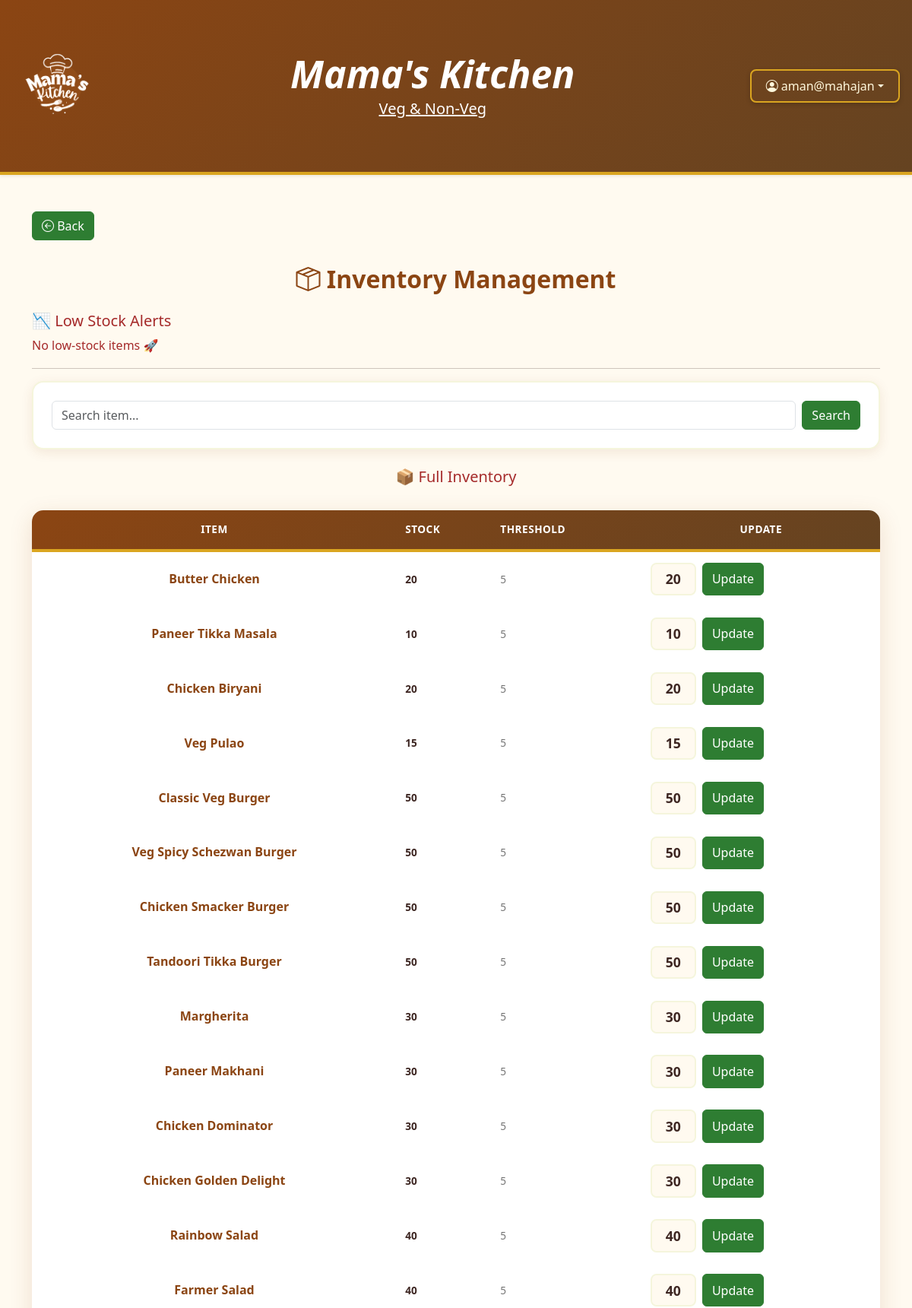
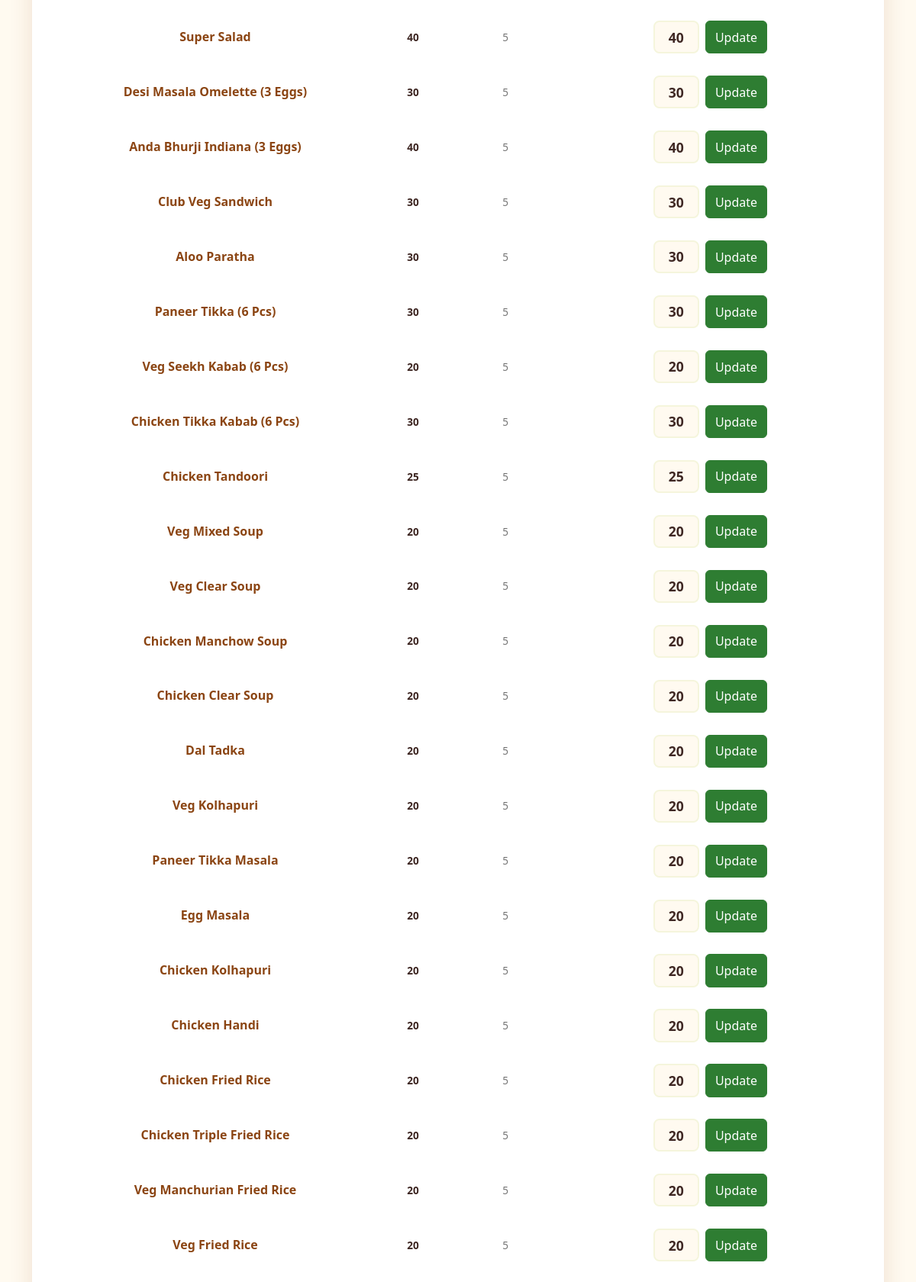
/manager/inventory/ (signed in, upper part), run on the app's committed database (2 pictures, top to bottom).
### common/models.py (models this page shows, shortened)
class MenuItem(models.Model):
    CATEGORY_CHOICES = (
        ('Veg', 'Vegetarian'),
        ('Non-Veg', 'Non-Vegetarian'),
    )
    MEAL_TYPE_CHOICES = (
        ('burgers', 'Burgers'),
        ('pizzas', 'Pizzas'),
        ('salads', 'Salads'),
        ('breakfast', 'Breakfast'),
        ('starter', 'Starter'),
        ('soup', 'Soup'),
        ('main_course', 'Main Course'),
        ('rice', 'Rice'),
        ('noodles', 'Noodles'),
        ('dessert', 'Dessert'),
        ('juices', 'Juices'),
        ('beverage', 'Beverage'),
    )
    name = models.CharField(max_length=100)
    description = models.TextField(blank=True)
    price = models.DecimalField(max_digits=6, decimal_places=2)
    is_available = models.BooleanField(default=True)
    category = models.CharField(max_length=100, choices=CATEGORY_CHOICES,default="Veg")
    stock_quantity = models.IntegerField(default=0)
    low_stock_threshold = models.IntegerField(default=5)
    meal_type = models.CharField(max_length=50, choices=MEAL_TYPE_CHOICES, default='main_course')

### manager/views.py (the view)
# urls.py: path('inventory/', views.inventory_dashboard, name='inventory_dashboard'),
@login_required
def inventory_dashboard(request):
    query = request.GET.get('q', '')
    items = MenuItem.objects.all()
    if query:
        items = items.filter(name__icontains=query)
    low_stock_items = items.filter(stock_quantity__lte=models.F('low_stock_threshold'))
    return render(request, 'manager/inventory.html', {
        'items': items,
        'low_stock_items': low_stock_items,
        'query':query
    })

### templates/manager/inventory.html (shortened to what this page needs)
{% extends 'base.html' %}
{% block content %}
<div class="container mt-5">
  <a href="{% url 'manager_dashboard' %}" class="btn btn-success"><i class="bi bi-arrow-left-circle"></i> Back </a>
  <div class="text-center">
  <h3><i class="bi bi-box-seam"></i> Inventory Management</h3>
  </div>
  <h5 class="mt-4" style="color: brown;">📉 Low Stock Alerts</h5>
  {% if low_stock_items %}
  <ul class="list-group">
    {% for item in low_stock_items %}
    <li class="list-group-item d-flex justify-content-between">
      {{ item.name|title }}
      <span class="badge bg-danger">{{ item.stock_quantity }} left</span>
    </li>
    {% endfor %}
  </ul>
  {% else %}
  <p style="color: brown;">No low-stock items 🚀</p>
  {% endif %}
  <hr>
  <form method="get" class="mb-3 d-flex" role="search">
    <input type="text" name="q" placeholder="Search item..." value="{{ query }}" class="form-control me-2" />
    <button type="submit" class="btn btn-success">Search</button>
  </form>
  <h5 class="mt-4 mb-3 text-center" style="color: brown;">📦 Full Inventory</h5>
  <table class="admin-table">
    <thead>
      <tr>
        <th>Item</th>
        <th>Stock</th>
        <th>Threshold</th>
        <th>Update</th>
      </tr>
    </thead>
    <tbody>
      {% for item in items %}
      <tr>
        <td>{{ item.name|title }}</td>
        <td>{{ item.stock_quantity }}</td>
        <td>{{ item.low_stock_threshold }}</td>
        <td>
          <form method="post" action="{% url 'update_stock' item.id %}" class="d-flex">
            <input type="number" name="stock_quantity" class="form-control me-2" value="{{ item.stock_quantity }}">
            <button class="btn btn-success">Update</button>
          </form>
        </td>
      </tr>
      {% endfor %}
    </tbody>
  </table>
</div>
{% endblock %}

### templates/base.html (shortened to what this page needs)
{% load static %}
<!DOCTYPE html>
<html lang="en">
<head>
    <link href="https://cdn.jsdelivr.net/npm/bootstrap@5.3.8/dist/css/bootstrap.min.css" rel="stylesheet"
>
    <link rel="stylesheet" href="https://cdn.jsdelivr.net/npm/bootstrap-icons@1.13.1/font/bootstrap-icons.min.css">
    <link rel="stylesheet" href="{% static 'css/base.css' %}">
</head>
<body>
    <nav class="navbar navbar-expand-lg shadow-sm">
        <div class="container-fluid d-flex justify-content-between align-items-center">
            <div class="d-flex align-items-center">
                {% if user.is_authenticated %}
                <a class="navbar-brand" href="{% url 'login' %}">
                    <img src="{% static 'images/output-onlinepngtools.png' %}" alt="Logo" width="120">
                </a>
                {% else %}
                <img src="{% static 'images/output-onlinepngtools.png' %}" alt="Logo" width="120">
                <!-- <a class="navbar-brand" href="{% url 'customer_register' %}">
            </a> -->
                {% endif %}
            </div>
            <div class="text-center flex-grow-1">
                <h5 class="mb-0 fw-bold" style="color: white; font-size: 50px; font-style: italic;">Mama's Kitchen</h5>
                <small class="text-white" style="font-size: 20px;"><u>Veg & Non-Veg</u></small>
            </div>
            <div class="d-flex align-items-center">
                <div class="collapse navbar-collapse justify-content-end" id="mainNavbar">
                    {% if user.is_authenticated %}
                    <div class="dropdown">
                        <button class="btn dropdown-toggle d-flex align-items-center" type="button" id="userDropdown"
                            data-bs-toggle="dropdown" aria-expanded="false">
                            <i class="bi bi-person-circle me-1"></i> {{ user.username }}
                        </button>
                    </div>
                    {% else %}
                    <div class="register d-flex">
                        <a href="{% url 'login' %}" class="btn">
                            <i class="bi bi-box-arrow-in-right"></i> Staff Login
                        </a>
                    </div>
                    {% endif %}
                </div>
            </div>
        </div>
    </nav>
    {% block content %}
    {% endblock content %}
</body>
</html>

### static/css/base.css (style rules this page uses)
:root { --primary-color: #8B4513; --primary-dark: #654321; --primary-light: #A0522D; --secondary-color: #2E7D32; --secondary-light: #388E3C; --secondary-dark: #1B5E20; --accent-cream: #FFF8DC; --accent-gold: #DAA520; --accent-coral: #FF7F50; --white: #FFFFFF; --light-cream: #FFFAF0; --beige: #F5F5DC; --medium-grey: #8B8680; --dark-grey: #4A4A4A; --text-dark: #3E2723; --text-muted: #757575; --success: #4CAF50; --warning: #FFA726; --danger: #EF5350; --info: #42A5F5; }
* { margin: 0; padding: 0; box-sizing: border-box; }
body { font-family: 'Segoe UI', Tahoma, Geneva, Verdana, sans-serif; background-color: var(--light-cream); color: var(--text-dark); line-height: 1.6; }
.navbar { background: linear-gradient(135deg, var(--primary-color) 0%, var(--primary-dark) 100%); padding: 1rem 0; border-bottom: 4px solid var(--accent-gold); box-shadow: 0 2px 10px rgba(0, 0, 0, 0.1); }
.navbar-brand img { transition: transform 0.3s ease; filter: brightness(1.1); }
.navbar .btn { background-color: var(--secondary-color); color: var(--white); border: none; padding: 0.5rem 1.2rem; border-radius: 8px; font-weight: 600; transition: all 0.3s ease; box-shadow: 0 2px 6px rgba(0, 0, 0, 0.2); }
.navbar .dropdown-toggle { background-color: transparent; color: var(--accent-cream); border: 2px solid var(--accent-gold); font-weight: 500; }
.btn-success { background-color: var(--secondary-color); border-color: var(--secondary-color); }
.container-fluid { padding: 2rem 1rem; animation: fadeIn 0.6s ease-in; }
input[type="number"].form-control { width: 60px; text-align: center; font-weight: 700; font-size: 1.1rem; border: 2px solid var(--beige); background-color: var(--light-cream); color: var(--text-dark); border-radius: 8px; padding: 0.4rem; cursor: default; }
input[type="number"] { -moz-appearance: textfield; }
.text-center h3 { color: var(--primary-color); font-weight: 700; font-size: 2rem; margin: 2rem 0 1rem; }
.text-center h5 { color: var(--text-dark); font-weight: 600; margin-bottom: 2rem; }
form.mb-3 { background-color: var(--white); padding: 1.5rem; border-radius: 15px; box-shadow: 0 4px 15px rgba(139, 69, 19, 0.1); border: 2px solid var(--beige); margin-bottom: 2rem; transition: all 0.3s ease; }
.admin-table { width: 100%; margin: 2rem 0; border-collapse: separate; border-spacing: 0; background-color: var(--white); border-radius: 15px; overflow: hidden; box-shadow: 0 8px 30px rgba(139, 69, 19, 0.15); }
.admin-table thead { background: linear-gradient(135deg, var(--primary-color) 0%, var(--primary-dark) 100%); color: var(--white); position: sticky; top: 0; z-index: 10; }
.admin-table thead tr th { padding: 1.2rem 1rem; font-weight: 700; text-transform: uppercase; letter-spacing: 0.5px; font-size: 0.9rem; border-bottom: 4px solid var(--accent-gold); text-align: center; white-space: nowrap; }
.admin-table thead tr th:first-child { text-align: center; }
.admin-table thead tr th:nth-child(2), .admin-table thead tr th:nth-child(3) { text-align: left; }
.admin-table tbody tr { transition: all 0.3s ease; border-bottom: 1px solid var(--beige); }
.admin-table tbody td { padding: 0.5rem 0.5rem; vertical-align: middle; color: var(--text-dark); font-size: 0.95rem; }
.admin-table tbody td:first-child { font-weight: 700; color: var(--primary-color); text-align: center; font-size: 1rem; }
.admin-table tbody td:nth-child(2) { font-weight: 600; color: var(--text-dark); }
.admin-table tbody td:nth-child(3) { color: var(--text-muted); max-width: 400px; overflow: hidden; text-overflow: ellipsis; white-space: nowrap; }
.admin-table tbody td:nth-child(4) { font-weight: 700; color: var(--secondary-color); font-size: 1rem; }
.admin-table tbody td:last-child { text-align: center; white-space: nowrap; }
@media (max-width: 1200px) { .admin-table { font-size: 0.9rem; } }
@media (max-width: 1200px) { .admin-table thead tr th, .admin-table tbody td { padding: 0.9rem 0.7rem; font-size: 0.85rem; } }
.admin-table tbody tr { animation: slideIn 0.4s ease-out backwards; }
.admin-table tbody tr:nth-child(1) { animation-delay: 0.05s; }
.admin-table tbody tr:nth-child(2) { animation-delay: 0.1s; }
.admin-table tbody tr:nth-child(3) { animation-delay: 0.15s; }
.admin-table tbody tr:nth-child(4) { animation-delay: 0.2s; }
.admin-table tbody tr:nth-child(5) { animation-delay: 0.25s; }

### data on the page
MenuItem: name "Butter Chicken", stock_quantity "20", low_stock_threshold "5"
MenuItem: name "Paneer Tikka Masala", stock_quantity "10", low_stock_threshold "5"
MenuItem: name "Chicken Biryani", stock_quantity "20", low_stock_threshold "5"
MenuItem: name "Veg Pulao", stock_quantity "15", low_stock_threshold "5"
MenuItem: name "Classic Veg Burger", stock_quantity "50", low_stock_threshold "5"
MenuItem: name "Veg Spicy Schezwan Burger", stock_quantity "50", low_stock_threshold "5"
MenuItem: name "Chicken Smacker Burger", stock_quantity "50", low_stock_threshold "5"
MenuItem: name "Tandoori Tikka Burger", stock_quantity "50", low_stock_threshold "5"
MenuItem: name "Margherita", stock_quantity "30", low_stock_threshold "5"
MenuItem: name "Paneer Makhani", stock_quantity "30", low_stock_threshold "5"
MenuItem: name "Chicken Dominator", stock_quantity "30", low_stock_threshold "5"
MenuItem: name "Chicken Golden Delight", stock_quantity "30", low_stock_threshold "5"
MenuItem: name "Rainbow Salad", stock_quantity "40", low_stock_threshold "5"
MenuItem: name "Farmer Salad", stock_quantity "40", low_stock_threshold "5"
MenuItem: name "Super Salad", stock_quantity "40", low_stock_threshold "5"
MenuItem: name "Desi Masala Omelette (3 Eggs)", stock_quantity "30", low_stock_threshold "5"
MenuItem: name "Anda Bhurji Indiana (3 Eggs)", stock_quantity "40", low_stock_threshold "5"
MenuItem: name "Club Veg Sandwich", stock_quantity "30", low_stock_threshold "5"
MenuItem: name "Aloo Paratha", stock_quantity "30", low_stock_threshold "5"
MenuItem: name "Paneer Tikka (6 Pcs)", stock_quantity "30", low_stock_threshold "5"
MenuItem: name "Veg Seekh Kabab (6 Pcs)", stock_quantity "20", low_stock_threshold "5"
MenuItem: name "Chicken Tikka Kabab (6 Pcs)", stock_quantity "30", low_stock_threshold "5"
MenuItem: name "Chicken Tandoori", stock_quantity "25", low_stock_threshold "5"
MenuItem: name "Veg Mixed Soup", stock_quantity "20", low_stock_threshold "5"
MenuItem: name "Veg Clear Soup", stock_quantity "20", low_stock_threshold "5"
MenuItem: name "Chicken Manchow Soup", stock_quantity "20", low_stock_threshold "5"
MenuItem: name "Chicken Clear Soup", stock_quantity "20", low_stock_threshold "5"
MenuItem: name "Dal Tadka", stock_quantity "20", low_stock_threshold "5"
MenuItem: name "Veg Kolhapuri", stock_quantity "20", low_stock_threshold "5"
MenuItem: name "Paneer Tikka Masala", stock_quantity "20", low_stock_threshold "5"
MenuItem: name "Egg Masala", stock_quantity "20", low_stock_threshold "5"
MenuItem: name "Chicken Kolhapuri", stock_quantity "20", low_stock_threshold "5"
MenuItem: name "Chicken Handi", stock_quantity "20", low_stock_threshold "5"
MenuItem: name "Chicken Fried Rice", stock_quantity "20", low_stock_threshold "5"
MenuItem: name "Chicken Triple Fried Rice", stock_quantity "20", low_stock_threshold "5"
MenuItem: name "Veg Manchurian Fried Rice", stock_quantity "20", low_stock_threshold "5"
MenuItem: name "Veg Fried Rice", stock_quantity "20", low_stock_threshold "5"

### other printed values
{{ user.username }} "aman@mahajan"
